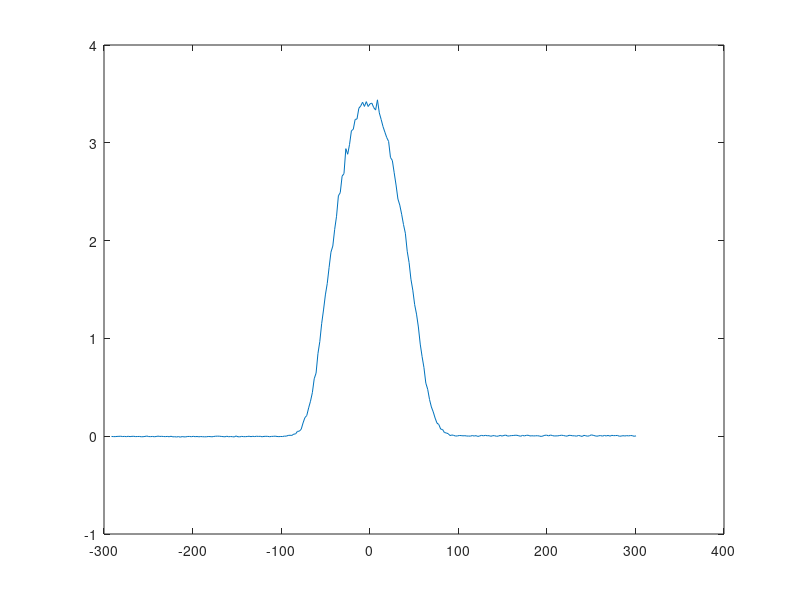

MATLAB code for this plot: (Note: this script raises an error after producing the figure.)
%%
addpath('../../Library');
addpath('/Users/Zhenjie/Github/BoxPaper/NewHybrid/Code/ColorMap');
Power=3/2;
%% plot the line of sight corrected version state2
load('DS8Min.mat')
Imgstrip=pic(abs(X)<40,:);
Nz=sum(Imgstrip)/size(Imgstrip,1);
Nbg=mean(Nz(abs(Z)>150));
pic=pic-Nbg;

%%
picpPower=abs(pic.^Power).*sign(pic);
ImgPowerstrip=picpPower(abs(X)<40,:);
NzPower=sum(ImgPowerstrip)/size(ImgPowerstrip,1);
plot(Z,NzPower)
NbgPower=mean(NzPower(abs(Z)>150));
picpPower=picpPower-NbgPower;
%%
index=1:200;
Newindex=linspace(1^Power,200^Power,200);
colormap_Unitary=cbrewer('seq', 'Blues', 200, 'cubic');

temp1=colormap_Unitary(:,1);
temp2=colormap_Unitary(:,2);
temp3=colormap_Unitary(:,3);

colormap_Unitary(:,3)=temp1;
colormap_Unitary(:,1)=temp3;
colormap_Unitary(:,2)=temp1;

colormap_Unitary(:,1)=interp1(index.^Power,colormap_Unitary(:,1),Newindex);
colormap_Unitary(:,2)=interp1(index.^Power,colormap_Unitary(:,2),Newindex);
colormap_Unitary(:,3)=interp1(index.^Power,colormap_Unitary(:,3),Newindex);

% Create figure
figure1 = figure;
colormap(colormap_Unitary);

% Create axes
axes1 = axes('Parent',figure1,'unit','inch','position',[1,1,1.47,1.47]);

% Create image
image(Z,X,pic,'Parent',axes1,'CDataMapping','scaled');
hold on
box(axes1,'on');
set(axes1,'CLim',[0 1],'DataAspectRatio',[1 0.5 1],'Layer','top','Ydir','normal');
set(axes1,'XColor',[0 0 0],'YColor',[0 0 0],'ZColor',[0 0 0])
caxis([-0.08,6]);
ylim([-50,0]);
xlim([-250,250])
hold off

%% plot the line of sight corrected version state1
load('DS8Maj.mat')
Imgstrip=pic(abs(X)<40,:);
Nz=sum(Imgstrip)/size(Imgstrip,1);
Nbg=mean(Nz(abs(Z)>200));
pic=pic-Nbg;
%%
picpPower=abs(pic.^Power).*sign(pic);
ImgPowerstrip=picpPower(abs(X)<40,:);
NzPower=sum(ImgPowerstrip)/size(ImgPowerstrip,1);
plot(Z,NzPower)
NbgPower=mean(NzPower(abs(Z)>150));
picpPower=picpPower-NbgPower;


%%
colormap_Unitary=cbrewer('seq', 'Blues', 200, 'cubic');

colormap_Unitary(:,1)=interp1(index.^Power,colormap_Unitary(:,1),Newindex);
colormap_Unitary(:,2)=interp1(index.^Power,colormap_Unitary(:,2),Newindex);
colormap_Unitary(:,3)=interp1(index.^Power,colormap_Unitary(:,3),Newindex);


% Create figure
figure1 = figure;
colormap(colormap_Unitary);

% Create axes
axes1 = axes('Parent',figure1,'unit','inch','position',[1,1,1.47,1.47]);

% Create image
image(Z,X,pic,'Parent',axes1,'CDataMapping','scaled');
hold on
box(axes1,'on');
set(axes1,'CLim',[0 1],'DataAspectRatio',[1 0.5 1],'Layer','top','Ydir','normal');
set(axes1,'XColor',[0 0 0],'YColor',[0 0 0],'ZColor',[0 0 0])
caxis([-0.08,5]);
ylim([0,50]);
xlim([-250,250])
hold off
